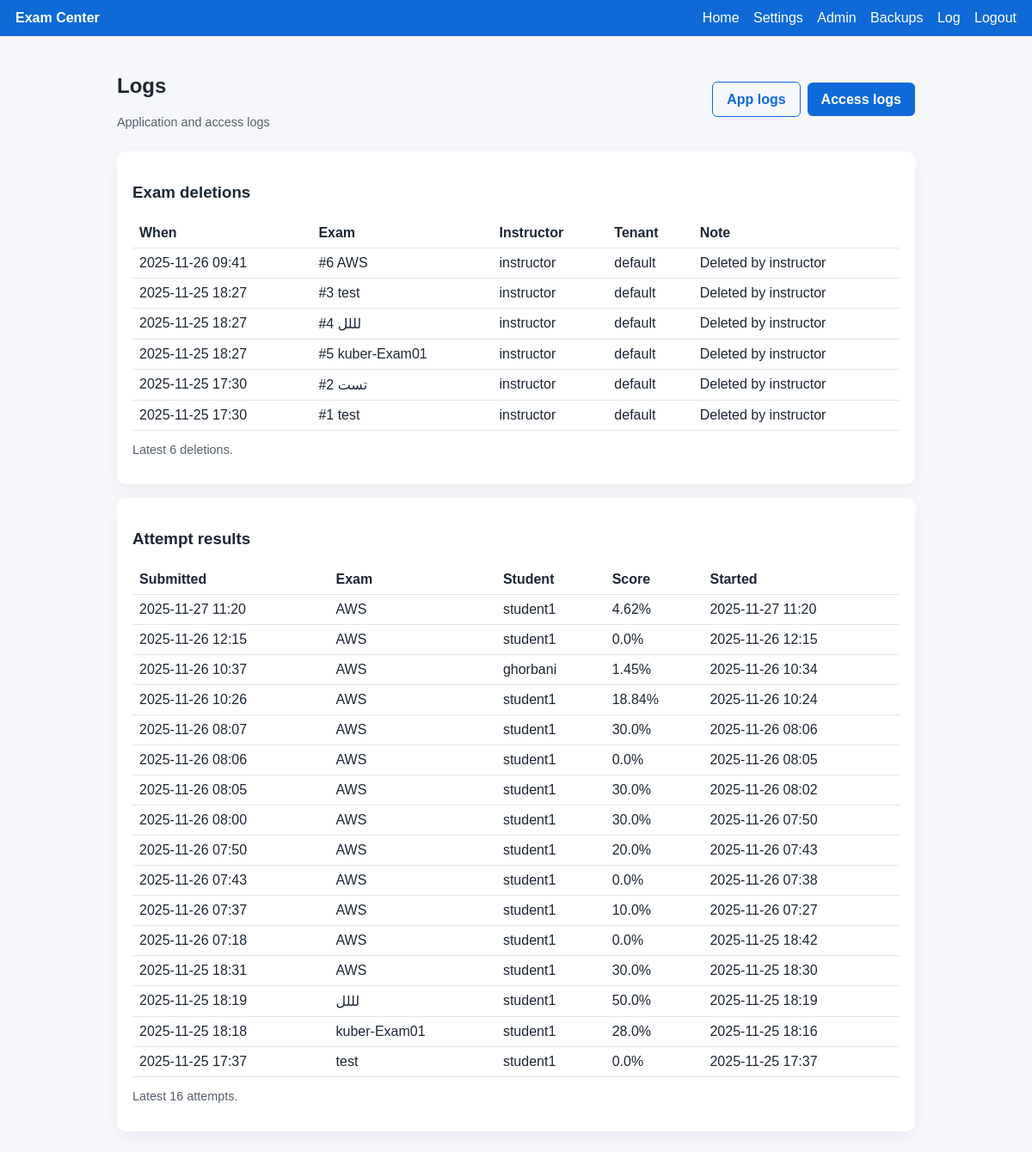
Before: /logs (signed in) with the older database file.
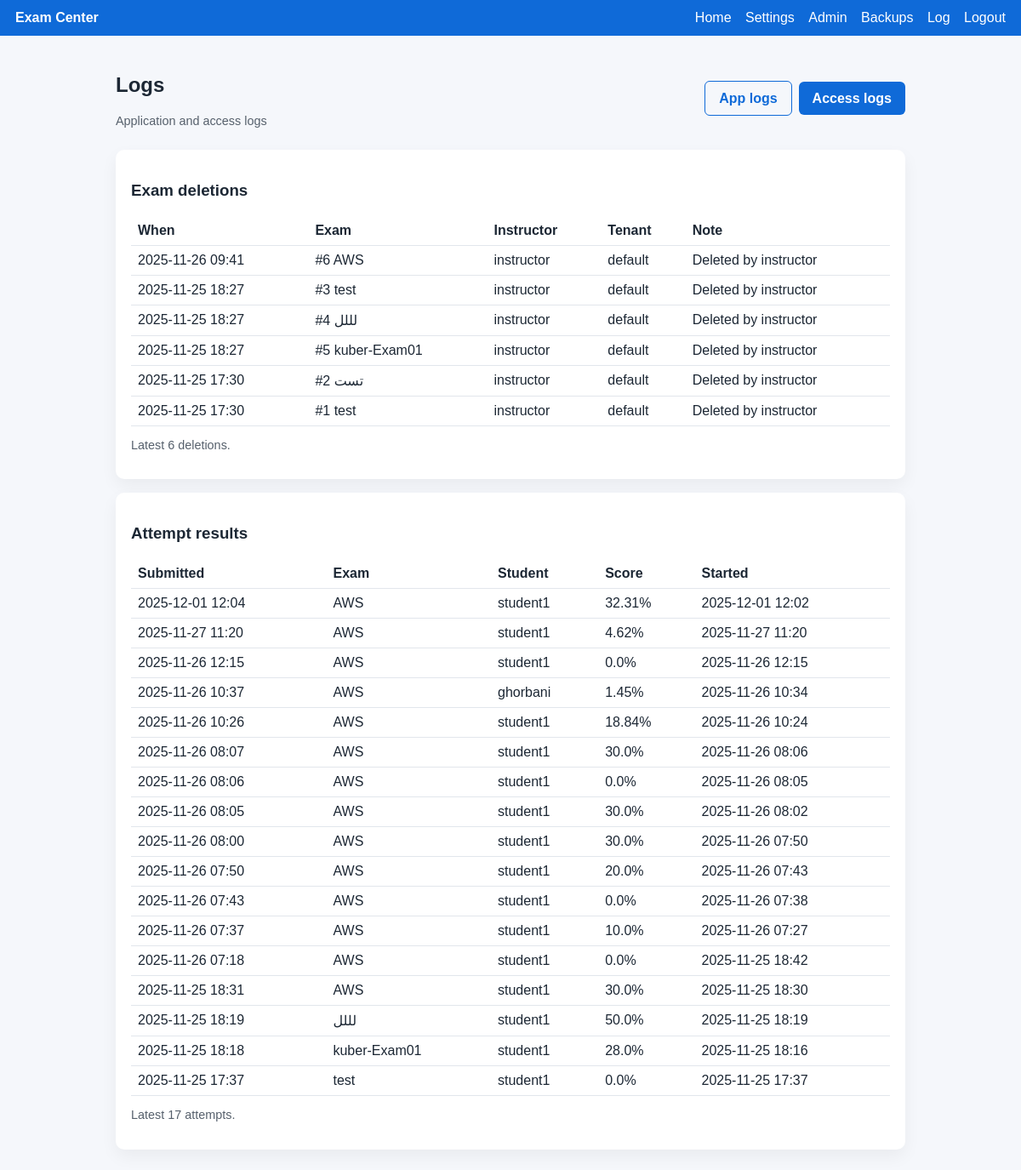
After: the same page with the newer database file.
### app/models/__init__.py (models this page shows, shortened)
class Exam(db.Model):
    id = db.Column(db.Integer, primary_key=True)
    title = db.Column(db.String(200), nullable=False)
    description = db.Column(db.Text)
    start_at = db.Column(db.DateTime, nullable=False)
    end_at = db.Column(db.DateTime, nullable=False)
    duration_minutes = db.Column(db.Integer, nullable=False)
    created_by = db.Column(db.Integer, db.ForeignKey("user.id"), nullable=False)
    tenant_id = db.Column(db.Integer, db.ForeignKey("tenant.id"), nullable=False)
    tenant = db.relationship("Tenant")
    creator = db.relationship("User", foreign_keys=[created_by])
    timezone = db.Column(db.String(64), nullable=False, default="UTC")
    deleted_at = db.Column(db.DateTime)
    question_limit = db.Column(db.Integer)
    is_closed = db.Column(db.Boolean, default=False)
    closed_at = db.Column(db.DateTime)
    questions = db.relationship("Question", backref="exam", cascade="all, delete-orphan")

class User(db.Model):
    id = db.Column(db.Integer, primary_key=True)
    username = db.Column(db.String(80), unique=True, nullable=False)
    password_hash = db.Column(db.String(256), nullable=False)
    role = db.Column(db.String(20), nullable=False)  # instructor or student
    full_name = db.Column(db.String(120))
    tenant_id = db.Column(db.Integer, db.ForeignKey("tenant.id"), nullable=False)
    tenant = db.relationship("Tenant")
    instructor_id = db.Column(db.Integer, db.ForeignKey("user.id"))
    instructor = db.relationship("User", remote_side=[id], backref="students", foreign_keys=[instructor_id])
    timezone = db.Column(db.String(64))

class Attempt(db.Model):
    id = db.Column(db.Integer, primary_key=True)
    exam_id = db.Column(db.Integer, db.ForeignKey("exam.id"), nullable=False)
    student_id = db.Column(db.Integer, db.ForeignKey("user.id"), nullable=False)
    started_at = db.Column(db.DateTime, nullable=False, default=datetime.utcnow)
    submitted_at = db.Column(db.DateTime)
    score_percent = db.Column(db.Float)
    num_correct = db.Column(db.Integer)
    num_questions = db.Column(db.Integer)
    question_order = db.Column(db.Text, nullable=False)  # JSON list of question IDs
    tenant_id = db.Column(db.Integer, db.ForeignKey("tenant.id"), nullable=False)
    tenant = db.relationship("Tenant")
    student = db.relationship("User")
    exam = db.relationship("Exam", backref="attempts")

### app/controllers/admin.py (the view)
@bp.route("/logs")
@login_required(role="admin")
def admin_logs():
    admin_user = get_current_user()
    admin_tz = admin_user.timezone or "UTC"
    view = request.args.get("view", "app")
    access_logs = []
    deletion_logs = []
    attempt_logs = []
    filters: dict[str, str] = {}
    if view == "access":
        search = request.args.get("q", "").strip()
        ip_filter = request.args.get("ip", "").strip()
        method_filter = request.args.get("method", "").strip().upper()
        user_filter = request.args.get("user", "").strip()
        access_query = AccessLog.query
        if ip_filter:
            access_query = access_query.filter(AccessLog.ip.ilike(f"%{ip_filter}%"))
        if method_filter:
            access_query = access_query.filter(AccessLog.method.ilike(method_filter))
        if search:
            access_query = access_query.filter(
                or_(
                    AccessLog.path.ilike(f"%{search}%"),
                    AccessLog.user_agent.ilike(f"%{search}%"),
                )
            )
        if user_filter:
            access_query = access_query.join(User, isouter=True).filter(User.username.ilike(f"%{user_filter}%"))
        raw_access = access_query.order_by(AccessLog.created_at.desc()).limit(300).all()
        for log in raw_access:
            access_logs.append(
                {
                    "time": fmt_dt(to_local(log.created_at, admin_tz)),
                    "ip": log.ip,
                    "path": log.path,
                    "method": log.method,
                    "user": log.user,
                    "ua": log.user_agent,
                }
            )
        filters = {
            "q": search,
            "ip": ip_filter,
            "method": method_filter,
            "user": user_filter,
        }
    else:
        deletion_raw = ExamDeletionLog.query.order_by(ExamDeletionLog.deleted_at.desc()).limit(200).all()
        deletion_logs = [
            {"obj": log, "deleted_local": fmt_dt(to_local(log.deleted_at, admin_tz))}
            for log in deletion_raw
        ]
        attempt_raw = Attempt.query.order_by(Attempt.submitted_at.desc().nullslast()).limit(200).all()
        for att in attempt_raw:
            attempt_logs.append(
                {
                    "obj": att,
                    "started_local": fmt_dt(to_local(att.started_at, admin_tz)),
                    "submitted_local": fmt_dt(to_local(att.submitted_at, admin_tz)) if att.submitted_at else None,
                }
            )
    return render_template(
        "logs.html",
        access_logs=access_logs,
        deletion_logs=deletion_logs,
        attempt_logs=attempt_logs,
        view=view,
        filters=filters,
    )

### app/controllers/core.py (called while the page is built)
@bp.before_app_request
def log_access():
    if request.path.startswith("/static"):
        return
    user = get_current_user()
    tenant_id = user.tenant_id if user else None
    ip = request.headers.get("X-Forwarded-For", request.remote_addr)
    try:
        entry = AccessLog(
            ip=ip,
            path=request.path[:400],
            method=request.method,
            user_agent=(request.headers.get("User-Agent") or "")[:400],
            user_id=user.id if user else None,
            tenant_id=tenant_id,
        )
        db.session.add(entry)
        db.session.commit()
    except Exception:
        db.session.rollback()

### app/services/timezone.py (called while the page is built)
def to_local(dt: datetime | None, tz_name: str) -> datetime | None:
    if not dt:
        return dt
    try:
        tz = ZoneInfo(tz_name)
    except Exception:  # pragma: no cover
        tz = timezone.utc
    if dt.tzinfo is None:
        dt = dt.replace(tzinfo=timezone.utc)
    return dt.astimezone(tz)

def fmt_dt(dt: datetime | None) -> str:
    if not dt:
        return ""
    return dt.strftime("%Y-%m-%d %H:%M")

### app/utils/auth.py (called while the page is built)
def get_current_user():
    uid = session.get("user_id")
    if not uid:
        return None
    return db.session.get(User, uid)

### templates/logs.html (shortened to what this page needs)
{% extends "layout.html" %}
{% block content %}
<div class="toolbar">
  <div>
    <h2>Logs</h2>
    <p class="hint">Application and access logs</p>
  </div>
  <div class="actions">
    <a class="btn {% if view != 'access' %}ghost{% endif %}" href="{{ url_for('admin.admin_logs', view='app') }}">App logs</a>
    <a class="btn {% if view == 'access' %}ghost{% endif %}" href="{{ url_for('admin.admin_logs', view='access') }}">Access logs</a>
  </div>
</div>
{% if view == 'access' %}
  <div class="card">
    <h3>Access logs</h3>
    <p class="hint">Click IP to fetch GeoIP (via free API)</p>
    <form method="get" class="filters">
      <input type="hidden" name="view" value="access">
      <label>Search (path / UA)
        <input type="text" name="q" value="{{ filters.get('q', '') }}" placeholder="/admin or chrome">
      </label>
      <label>IP
        <input type="text" name="ip" value="{{ filters.get('ip', '') }}" placeholder="192.168.1.1">
      </label>
      <label>Method
        <select name="method">
          {% set m = filters.get('method', '') %}
          <option value="">Any</option>
          {% for opt in ["GET","POST","PUT","DELETE","PATCH","OPTIONS"] %}
            <option value="{{ opt }}" {% if m==opt %}selected{% endif %}>{{ opt }}</option>
          {% endfor %}
        </select>
      </label>
      <label>User (username contains)
        <input type="text" name="user" value="{{ filters.get('user', '') }}" placeholder="admin">
      </label>
      <div class="actions">
        <button type="submit" class="btn">Apply</button>
        <a class="btn ghost" href="{{ url_for('admin.admin_logs', view='access') }}">Clear</a>
      </div>
    </form>
    <table class="table logs-table compact">
      <thead>
        <tr>
          <th>Time</th>
          <th>IP</th>
          <th>Path</th>
          <th>Method</th>
          <th>User</th>
          <th>UA</th>
        </tr>
      </thead>
      <tbody>
        {% for log in access_logs %}
          <tr>
            <td>{{ log.time }}</td>
            <td><a href="#" class="geoip" data-ip="{{ log.ip }}">{{ log.ip or "-" }}</a></td>
            <td class="path-cell">{{ log.path }}</td>
            <td>{{ log.method }}</td>
            <td>{{ log.user.username if log.user else "-" }}</td>
            <td class="ua-cell hint">{{ log.ua }}</td>
          </tr>
        {% endfor %}
      </tbody>
    </table>
    <p class="hint">Latest {{ access_logs|length }} access entries.</p>
  </div>
{% else %}
  <div class="card">
    <h3>Exam deletions</h3>
    <table class="table">
      <thead>
        <tr>
          <th>When</th>
          <th>Exam</th>
          <th>Instructor</th>
          <th>Tenant</th>
          <th>Note</th>
        </tr>
      </thead>
      <tbody>
        {% for log in deletion_logs %}
          <tr>
            <td>{{ log.deleted_local }}</td>
            <td>#{{ log.obj.exam_id }} {{ log.obj.exam_title }}</td>
            <td>{{ log.obj.instructor.username if log.obj.instructor else log.obj.instructor_id }}</td>
            <td>{{ log.obj.tenant.slug }}</td>
            <td>{{ log.obj.note }}</td>
          </tr>
        {% endfor %}
      </tbody>
    </table>
    <p class="hint">Latest {{ deletion_logs|length }} deletions.</p>
  </div>
  <div class="card">
    <h3>Attempt results</h3>
    <table class="table">
      <thead>
        <tr>
          <th>Submitted</th>
          <th>Exam</th>
          <th>Student</th>
          <th>Score</th>
          <th>Started</th>
        </tr>
      </thead>
      <tbody>
        {% for att in attempt_logs %}
          <tr>
            <td>{{ att.submitted_local or "-" }}</td>
            <td>{{ att.obj.exam.title if att.obj.exam else att.obj.exam_id }}</td>
            <td>{{ att.obj.student.username if att.obj.student else att.obj.student_id }}</td>
            <td>{% if att.obj.submitted_at %}{{ att.obj.score_percent }}%{% else %}In progress{% endif %}</td>
            <td>{{ att.started_local }}</td>
          </tr>
        {% endfor %}
      </tbody>
    </table>
    <p class="hint">Latest {{ attempt_logs|length }} attempts.</p>
  </div>
{% endif %}
{% endblock %}

Changed rows visible on the page:
added Attempt: obj.score_percent "32.31"
Other visible differences:
{{ attempt_logs|length }}: "16" → "17"
new list line: "2025-12-01 12:04 % 2025-12-01 12:02"
new list line: "AWS"
new list line: "student1"
